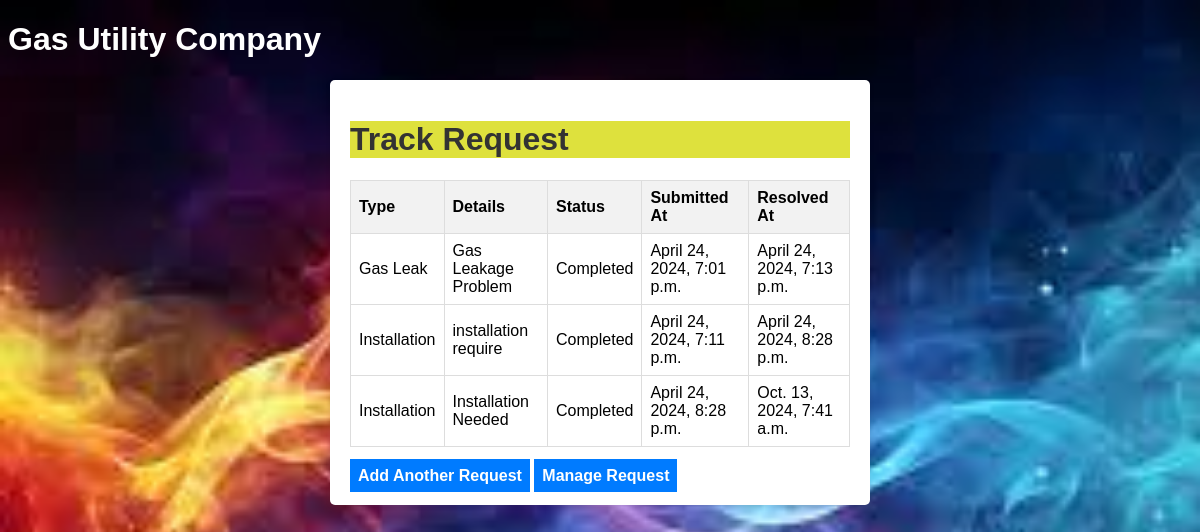
The page / on the database its author committed.
### gas_utility/models.py (models this page shows)
class ServiceRequest(models.Model):
    STATUS_CHOICES = (
        ('Pending', 'Pending'),
        ('In Progress', 'In Progress'),
        ('Completed', 'Completed'),
    )
    type = models.CharField(max_length=100)
    details = models.TextField()
    attachment = models.FileField(upload_to='attachments/')
    status = models.CharField(max_length=20, choices=STATUS_CHOICES, default='Pending')
    created_at = models.DateTimeField(auto_now_add=True)
    resolved_at = models.DateTimeField(null=True, blank=True)

### gas_utility/views.py (the view)
# urls.py: path('', views.track_request, name='track_request'),
def track_request(request):
    service_requests = ServiceRequest.objects.all()
    return render(request, 'track_request.html', {'service_requests': service_requests})

### gas_utility/templates/track_request.html (shortened to what this page needs)
{% load static %}
<!DOCTYPE html>
<html lang="en">
<head>
    <link rel="stylesheet" type="text/css" href="{% static 'styles.css' %}">
</head>
<body class="gib">
    <h1 class="vi">Gas Utility Company</h1>
    <form>
    <h1 style="background-color: rgb(222, 225, 61);">Track Request</h1>
    <table>
        <thead>
            <tr>
                <th>Type</th>
                <th>Details</th>
                <th>Status</th>
                <th>Submitted At</th>
                <th>Resolved At</th>
            </tr>
        </thead>
        <tbody>
            {% for request in service_requests %}
            <tr>
                <td>{{ request.type }}</td>
                <td>{{ request.details }}</td>
                <td>{{ request.status }}</td>
                <td>{{ request.created_at }}</td>
                <td>{{ request.resolved_at }}</td>
            </tr>
            {% endfor %}
        </tbody>
    </table>
    <a href="/submit" class="btn btn-primary border-inner  anchor">Add Another Request</a>
        <a href="/manage" class="btn btn-primary border-inner  anchor">Manage Request</a>
    </form>
</body>
</html>

### gas_utility/static/styles.css (style rules this page uses)
.vi { color: white; }
.gib { background-size: cover; background-repeat: no-repeat; background-attachment: fixed; }
body { font-family: Arial, sans-serif; background-color: #f0f0f0; }
h1 { color: #333; }
form { max-width: 500px; margin: 0 auto; padding: 20px; background-color: #fff; border-radius: 5px; box-shadow: 0 2px 5px rgba(0, 0, 0, 0.1); }
table { width: 100%; border-collapse: collapse; margin-bottom: 20px; }
th, td { border: 1px solid #ddd; padding: 8px; text-align: left; }
th { background-color: #f2f2f2; }
.btn { font-family: 'Oswald', sans-serif; font-weight: 600; transition: .5s; }
.btn-primary { color: #931818; }
.anchor { text-decoration: none; color: white; background-color: #007bff; padding: 8px; }

### rows shown on the page
ServiceRequest: type "Gas Leak", details "Gas Leakage Problem", status "Completed", created_at "April 24, 2024, 7:01 p.m.", resolved_at "April 24, 2024, 7:13 p.m."
ServiceRequest: type "Installation", details "installation require", status "Completed", created_at "April 24, 2024, 7:11 p.m.", resolved_at "April 24, 2024, 8:28 p.m."
ServiceRequest: type "Installation", details "Installation Needed", status "Completed", created_at "April 24, 2024, 8:28 p.m.", resolved_at "Oct. 13, 2024, 7:41 a.m."
